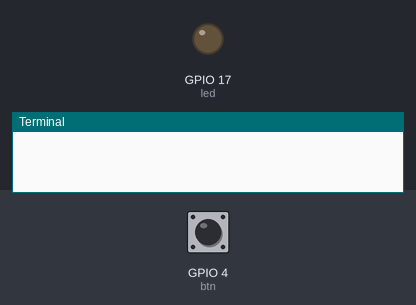
A program run on a simulated Raspberry Pi (BCM pin numbers). On the bench: output pins drawn as LEDs (lit = HIGH), the last lines printed to the terminal. Inputs (shaded band) come from the test bench; at power-on: GPIO 4 (btn) HIGH.

Above: at 1.2 s.
1.3 s: GPIO 4 (btn) pulled LOW for 0.15 s
At 2.1 s:
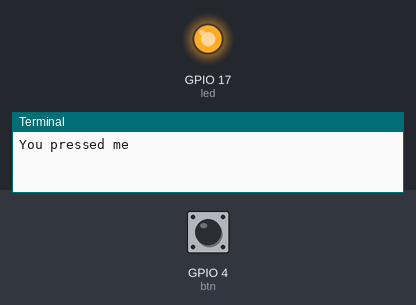
4.4 s: GPIO 4 (btn) pulled LOW for 3.2 s
At 12.1 s:
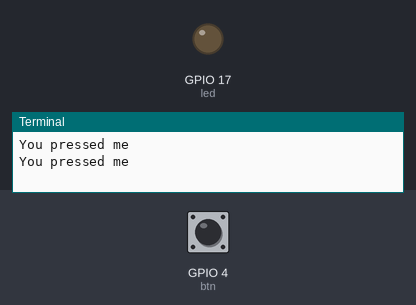
Timing chart, 0 to 13.6 s (numbered marks = the images above; inputs shaded):
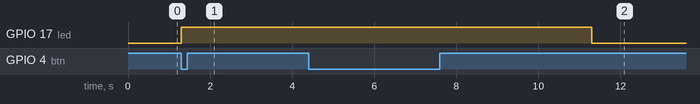

The program:

button1.py
```python
from gpiozero import LED, Button
from time import sleep

# I/O contections
btn = Button(4)
led = LED(17)

# Functionality
while True:
    if btn.is_pressed:
        print("You pressed me")
        led.on()
        sleep(5)
        led.off()
```

Measured:
- after the input at 1.3 s, GPIO 17 (led): LOW → HIGH at once
- after the input at 4.4 s, GPIO 17 (led): HIGH → LOW after 6.9 s instead of 1.9 s
